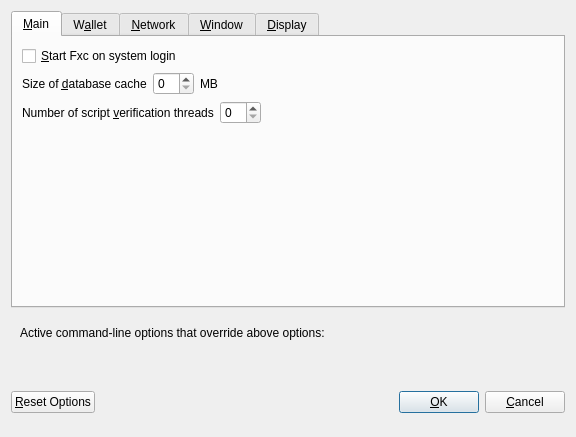
<?xml version="1.0" encoding="UTF-8"?>
<ui version="4.0">
 <class>OptionsDialog</class>
 <widget class="QDialog" name="OptionsDialog">
  <property name="geometry">
   <rect>
    <x>0</x>
    <y>0</y>
    <width>576</width>
    <height>402</height>
   </rect>
  </property>
  <property name="windowTitle">
   <string>Options</string>
  </property>
  <property name="modal">
   <bool>true</bool>
  </property>
  <layout class="QVBoxLayout" name="verticalLayout">
   <item>
    <widget class="QTabWidget" name="tabWidget">
     <property name="currentIndex">
      <number>0</number>
     </property>
     <widget class="QWidget" name="tabMain">
      <attribute name="title">
       <string>&amp;Main</string>
      </attribute>
      <layout class="QVBoxLayout" name="verticalLayout_Main">
       <item>
        <widget class="QCheckBox" name="bitcoinAtStartup">
         <property name="toolTip">
          <string>Automatically start Fxc after logging in to the system.</string>
         </property>
         <property name="text">
          <string>&amp;Start Fxc on system login</string>
         </property>
        </widget>
       </item>
       <item>
        <layout class="QHBoxLayout" name="horizontalLayout_2_Main">
         <item>
          <widget class="QLabel" name="databaseCacheLabel">
           <property name="text">
            <string>Size of &amp;database cache</string>
           </property>
           <property name="textFormat">
            <enum>Qt::PlainText</enum>
           </property>
           <property name="buddy">
            <cstring>databaseCache</cstring>
           </property>
          </widget>
         </item>
         <item>
          <widget class="QSpinBox" name="databaseCache"/>
         </item>
         <item>
          <widget class="QLabel" name="databaseCacheUnitLabel">
           <property name="text">
            <string>MB</string>
           </property>
           <property name="textFormat">
            <enum>Qt::PlainText</enum>
           </property>
          </widget>
         </item>
         <item>
          <spacer name="horizontalSpacer_2_Main">
           <property name="orientation">
            <enum>Qt::Horizontal</enum>
           </property>
           <property name="sizeHint" stdset="0">
            <size>
             <width>40</width>
             <height>20</height>
            </size>
           </property>
          </spacer>
         </item>
        </layout>
       </item>
       <item>
        <layout class="QHBoxLayout" name="horizontalLayout_3_Main">
         <item>
          <widget class="QLabel" name="threadsScriptVerifLabel">
           <property name="text">
            <string>Number of script &amp;verification threads</string>
           </property>
           <property name="textFormat">
            <enum>Qt::PlainText</enum>
           </property>
           <property name="buddy">
            <cstring>threadsScriptVerif</cstring>
           </property>
          </widget>
         </item>
         <item>
          <widget class="QSpinBox" name="threadsScriptVerif">
           <property name="toolTip">
            <string>(0 = auto, &lt;0 = leave that many cores free)</string>
           </property>
          </widget>
         </item>
         <item>
          <spacer name="horizontalSpacer_3_Main">
           <property name="orientation">
            <enum>Qt::Horizontal</enum>
           </property>
           <property name="sizeHint" stdset="0">
            <size>
             <width>40</width>
             <height>20</height>
            </size>
           </property>
          </spacer>
         </item>
        </layout>
       </item>
       <item>
        <spacer name="verticalSpacer_Main">
         <property name="orientation">
          <enum>Qt::Vertical</enum>
         </property>
         <property name="sizeHint" stdset="0">
          <size>
           <width>20</width>
           <height>40</height>
          </size>
         </property>
        </spacer>
       </item>
      </layout>
     </widget>
     <widget class="QWidget" name="tabWallet">
      <attribute name="title">
       <string>W&amp;allet</string>
      </attribute>
      <layout class="QVBoxLayout" name="verticalLayout_Wallet">
       <item>
        <widget class="QGroupBox" name="groupBox">
         <property name="title">
          <string>Expert</string>
         </property>
         <layout class="QVBoxLayout" name="verticalLayout_2">
          <item>
           <widget class="QCheckBox" name="coinControlFeatures">
            <property name="toolTip">
             <string>Whether to show coin control features or not.</string>
            </property>
            <property name="text">
             <string>Enable coin &amp;control features</string>
            </property>
           </widget>
          </item>
          <item>
           <widget class="QCheckBox" name="showMasternodesTab">
            <property name="toolTip">
             <string>Show additional tab listing all your masternodes in first sub-tab&lt;br/&gt;and all masternodes on the network in second sub-tab.</string>
            </property>
            <property name="text">
             <string>Show Masternodes Tab</string>
            </property>
           </widget>
          </item>
          <item>
           <widget class="QCheckBox" name="showAdvancedPSUI">
            <property name="toolTip">
             <string>Show additional information and buttons for PrivateSend on overview screen.</string>
            </property>
            <property name="text">
             <string>Enable advanced PrivateSend interface</string>
            </property>
           </widget>
          </item>
          <item>
           <widget class="QCheckBox" name="lowKeysWarning">
            <property name="toolTip">
             <string>Show warning dialog when PrivateSend detects that wallet has very low number of keys left.</string>
            </property>
            <property name="text">
             <string>Warn if PrivateSend is running out of keys</string>
            </property>
           </widget>
          </item>
          <item>
           <widget class="QCheckBox" name="privateSendMultiSession">
            <property name="toolTip">
             <string>Whether to use experimental PrivateSend mode with multiple mixing sessions per block.&lt;br/&gt;Note: You must use this feature carefully.&lt;br/&gt;Make sure you always have recent wallet (auto)backup in a safe place!</string>
            </property>
            <property name="text">
             <string>Enable PrivateSend &amp;multi-session</string>
            </property>
           </widget>
          </item>
          <item>
           <widget class="QCheckBox" name="spendZeroConfChange">
            <property name="toolTip">
             <string>If you disable the spending of unconfirmed change, the change from a transaction&lt;br/&gt;cannot be used until that transaction has at least one confirmation.&lt;br/&gt;This also affects how your balance is computed.</string>
            </property>
            <property name="text">
             <string>&amp;Spend unconfirmed change</string>
            </property>
           </widget>
          </item>
         </layout>
        </widget>
       </item>
       <item>
        <layout class="QHBoxLayout" name="horizontalLayout_4_Wallet">
         <item>
          <widget class="QLabel" name="label">
           <property name="toolTip">
            <string>This setting determines the amount of individual masternodes that an input will be anonymized through.&lt;br/&gt;More rounds of anonymization gives a higher degree of privacy, but also costs more in fees.</string>
           </property>
           <property name="text">
            <string>PrivateSend rounds to use</string>
           </property>
          </widget>
         </item>
         <item>
          <widget class="QSpinBox" name="privateSendRounds">
           <property name="minimum">
            <number>2</number>
           </property>
           <property name="maximum">
            <number>8</number>
           </property>
           <property name="value">
            <number>4</number>
           </property>
          </widget>
         </item>
        </layout>
       </item>
       <item>
        <layout class="QHBoxLayout" name="horizontalLayout">
         <item>
          <widget class="QLabel" name="label_2">
           <property name="toolTip">
            <string>This amount acts as a threshold to turn off PrivateSend once it's reached.</string>
           </property>
           <property name="statusTip">
            <string notr="true"/>
           </property>
           <property name="whatsThis">
            <string notr="true"/>
           </property>
           <property name="accessibleName">
            <string notr="true"/>
           </property>
           <property name="accessibleDescription">
            <string notr="true"/>
           </property>
           <property name="text">
            <string>Amount of Fxc to keep anonymized</string>
           </property>
          </widget>
         </item>
         <item>
          <widget class="QSpinBox" name="privateSendAmount">
           <property name="minimum">
            <number>2</number>
           </property>
           <property name="maximum">
            <number>2000</number>
           </property>
           <property name="singleStep">
            <number>10</number>
           </property>
           <property name="value">
            <number>1000</number>
           </property>
          </widget>
         </item>
        </layout>
       </item>
       <item>
        <spacer name="verticalSpacer_Wallet">
         <property name="orientation">
          <enum>Qt::Vertical</enum>
         </property>
         <property name="sizeHint" stdset="0">
          <size>
           <width>20</width>
           <height>40</height>
          </size>
         </property>
        </spacer>
       </item>
      </layout>
     </widget>
     <widget class="QWidget" name="tabNetwork">
      <attribute name="title">
       <string>&amp;Network</string>
      </attribute>
      <layout class="QVBoxLayout" name="verticalLayout_Network">
       <item>
        <widget class="QCheckBox" name="mapPortUpnp">
         <property name="toolTip">
          <string>Automatically open the Fxc client port on the router. This only works when your router supports UPnP and it is enabled.</string>
         </property>
         <property name="text">
          <string>Map port using &amp;UPnP</string>
         </property>
        </widget>
       </item>
       <item>
        <widget class="QCheckBox" name="allowIncoming">
         <property name="toolTip">
          <string>Accept connections from outside</string>
         </property>
         <property name="text">
          <string>Allow incoming connections</string>
         </property>
        </widget>
       </item>
       <item>
        <widget class="QCheckBox" name="connectSocks">
         <property name="toolTip">
          <string>Connect to the Fxc network through a SOCKS5 proxy.</string>
         </property>
         <property name="text">
          <string>&amp;Connect through SOCKS5 proxy (default proxy):</string>
         </property>
        </widget>
       </item>
       <item>
        <layout class="QHBoxLayout" name="horizontalLayout_1_Network">
         <item>
          <widget class="QLabel" name="proxyIpLabel">
           <property name="text">
            <string>Proxy &amp;IP:</string>
           </property>
           <property name="textFormat">
            <enum>Qt::PlainText</enum>
           </property>
           <property name="buddy">
            <cstring>proxyIp</cstring>
           </property>
          </widget>
         </item>
         <item>
          <widget class="QValidatedLineEdit" name="proxyIp">
           <property name="minimumSize">
            <size>
             <width>140</width>
             <height>0</height>
            </size>
           </property>
           <property name="maximumSize">
            <size>
             <width>140</width>
             <height>16777215</height>
            </size>
           </property>
           <property name="toolTip">
            <string>IP address of the proxy (e.g. IPv4: 127.0.0.1 / IPv6: ::1)</string>
           </property>
          </widget>
         </item>
         <item>
          <widget class="QLabel" name="proxyPortLabel">
           <property name="text">
            <string>&amp;Port:</string>
           </property>
           <property name="textFormat">
            <enum>Qt::PlainText</enum>
           </property>
           <property name="buddy">
            <cstring>proxyPort</cstring>
           </property>
          </widget>
         </item>
         <item>
          <widget class="QLineEdit" name="proxyPort">
           <property name="minimumSize">
            <size>
             <width>55</width>
             <height>0</height>
            </size>
           </property>
           <property name="maximumSize">
            <size>
             <width>55</width>
             <height>16777215</height>
            </size>
           </property>
           <property name="toolTip">
            <string>Port of the proxy (e.g. 9050)</string>
           </property>
          </widget>
         </item>
         <item>
          <spacer name="horizontalSpacer_1_Network">
           <property name="orientation">
            <enum>Qt::Horizontal</enum>
           </property>
           <property name="sizeHint" stdset="0">
            <size>
             <width>40</width>
             <height>20</height>
            </size>
           </property>
          </spacer>
         </item>
        </layout>
       </item>
       <item>
        <layout class="QHBoxLayout" name="horizontalLayout_2_Network">
         <item>
          <widget class="QLabel" name="proxyActiveNets">
           <property name="text">
            <string>Used for reaching peers via:</string>
           </property>
           <property name="textFormat">
            <enum>Qt::PlainText</enum>
           </property>
          </widget>
         </item>
         <item>
          <widget class="QCheckBox" name="proxyReachIPv4">
           <property name="enabled">
            <bool>false</bool>
           </property>
           <property name="toolTip">
            <string>Shows, if the supplied default SOCKS5 proxy is used to reach peers via this network type.</string>
           </property>
           <property name="text">
            <string/>
           </property>
          </widget>
         </item>
         <item>
          <widget class="QLabel" name="proxyReachIPv4Label">
           <property name="text">
            <string>IPv4</string>
           </property>
           <property name="textFormat">
            <enum>Qt::PlainText</enum>
           </property>
          </widget>
         </item>
         <item>
          <widget class="QCheckBox" name="proxyReachIPv6">
           <property name="enabled">
            <bool>false</bool>
           </property>
           <property name="toolTip">
            <string>Shows, if the supplied default SOCKS5 proxy is used to reach peers via this network type.</string>
           </property>
           <property name="text">
            <string/>
           </property>
          </widget>
         </item>
         <item>
          <widget class="QLabel" name="proxyReachIPv6Label">
           <property name="text">
            <string>IPv6</string>
           </property>
           <property name="textFormat">
            <enum>Qt::PlainText</enum>
           </property>
          </widget>
         </item>
         <item>
          <widget class="QCheckBox" name="proxyReachTor">
           <property name="enabled">
            <bool>false</bool>
           </property>
           <property name="toolTip">
            <string>Shows, if the supplied default SOCKS5 proxy is used to reach peers via this network type.</string>
           </property>
           <property name="text">
            <string/>
           </property>
          </widget>
         </item>
         <item>
          <widget class="QLabel" name="proxyReachTorLabel">
           <property name="text">
            <string>Tor</string>
           </property>
           <property name="textFormat">
            <enum>Qt::PlainText</enum>
           </property>
          </widget>
         </item>
         <item>
          <spacer name="horizontalSpacer_2_Network">
           <property name="orientation">
            <enum>Qt::Horizontal</enum>
           </property>
           <property name="sizeHint" stdset="0">
            <size>
             <width>40</width>
             <height>20</height>
            </size>
           </property>
          </spacer>
         </item>
        </layout>
       </item>
       <item>
        <widget class="QCheckBox" name="connectSocksTor">
         <property name="toolTip">
          <string>Connect to the Fxc network through a separate SOCKS5 proxy for Tor hidden services.</string>
         </property>
         <property name="text">
          <string>Use separate SOCKS5 proxy to reach peers via Tor hidden services:</string>
         </property>
        </widget>
       </item>
       <item>
        <layout class="QHBoxLayout" name="horizontalLayout_3_Network">
         <item>
          <widget class="QLabel" name="proxyIpTorLabel">
           <property name="text">
            <string>Proxy &amp;IP:</string>
           </property>
           <property name="textFormat">
            <enum>Qt::PlainText</enum>
           </property>
           <property name="buddy">
            <cstring>proxyIpTor</cstring>
           </property>
          </widget>
         </item>
         <item>
          <widget class="QValidatedLineEdit" name="proxyIpTor">
           <property name="minimumSize">
            <size>
             <width>140</width>
             <height>0</height>
            </size>
           </property>
           <property name="maximumSize">
            <size>
             <width>140</width>
             <height>16777215</height>
            </size>
           </property>
           <property name="toolTip">
            <string>IP address of the proxy (e.g. IPv4: 127.0.0.1 / IPv6: ::1)</string>
           </property>
          </widget>
         </item>
         <item>
          <widget class="QLabel" name="proxyPortTorLabel">
           <property name="text">
            <string>&amp;Port:</string>
           </property>
           <property name="textFormat">
            <enum>Qt::PlainText</enum>
           </property>
           <property name="buddy">
            <cstring>proxyPortTor</cstring>
           </property>
          </widget>
         </item>
         <item>
          <widget class="QLineEdit" name="proxyPortTor">
           <property name="minimumSize">
            <size>
             <width>55</width>
             <height>0</height>
            </size>
           </property>
           <property name="maximumSize">
            <size>
             <width>55</width>
             <height>16777215</height>
            </size>
           </property>
           <property name="toolTip">
            <string>Port of the proxy (e.g. 9050)</string>
           </property>
          </widget>
         </item>
         <item>
          <spacer name="horizontalSpacer_4_Network">
           <property name="orientation">
            <enum>Qt::Horizontal</enum>
           </property>
           <property name="sizeHint" stdset="0">
            <size>
             <width>40</width>
             <height>20</height>
            </size>
           </property>
          </spacer>
         </item>
        </layout>
       </item>
       <item>
        <spacer name="verticalSpacer_Network">
         <property name="orientation">
          <enum>Qt::Vertical</enum>
         </property>
         <property name="sizeHint" stdset="0">
          <size>
           <width>20</width>
           <height>40</height>
          </size>
         </property>
        </spacer>
       </item>
      </layout>
     </widget>
     <widget class="QWidget" name="tabWindow">
      <attribute name="title">
       <string>&amp;Window</string>
      </attribute>
      <layout class="QVBoxLayout" name="verticalLayout_Window">
       <item>
        <widget class="QCheckBox" name="hideTrayIcon">
         <property name="toolTip">
          <string>&amp;Hide the icon from the system tray.</string>
         </property>
         <property name="text">
          <string>Hide tray icon</string>
         </property>
        </widget>
       </item>
       <item>
        <widget class="QCheckBox" name="minimizeToTray">
         <property name="toolTip">
          <string>Show only a tray icon after minimizing the window.</string>
         </property>
         <property name="text">
          <string>&amp;Minimize to the tray instead of the taskbar</string>
         </property>
        </widget>
       </item>
       <item>
        <widget class="QCheckBox" name="minimizeOnClose">
         <property name="toolTip">
          <string>Minimize instead of exit the application when the window is closed. When this option is enabled, the application will be closed only after selecting Exit in the menu.</string>
         </property>
         <property name="text">
          <string>M&amp;inimize on close</string>
         </property>
        </widget>
       </item>
       <item>
        <spacer name="verticalSpacer_Window">
         <property name="orientation">
          <enum>Qt::Vertical</enum>
         </property>
         <property name="sizeHint" stdset="0">
          <size>
           <width>20</width>
           <height>40</height>
          </size>
         </property>
        </spacer>
       </item>
      </layout>
     </widget>
     <widget class="QWidget" name="tabDisplay">
      <attribute name="title">
       <string>&amp;Display</string>
      </attribute>
      <layout class="QVBoxLayout" name="verticalLayout_Display">
       <item>
        <layout class="QHBoxLayout" name="horizontalLayout_1_Display">
         <item>
          <widget class="QLabel" name="langLabel">
           <property name="text">
            <string>User Interface &amp;language:</string>
           </property>
           <property name="textFormat">
            <enum>Qt::PlainText</enum>
           </property>
           <property name="buddy">
            <cstring>lang</cstring>
           </property>
          </widget>
         </item>
         <item>
          <widget class="QValueComboBox" name="lang">
           <property name="toolTip">
            <string>The user interface language can be set here. This setting will take effect after restarting Fxc.</string>
           </property>
          </widget>
         </item>
        </layout>
       </item>
       <item>
        <widget class="QLabel" name="label_3">
         <property name="toolTip">
          <string notr="true"/>
         </property>
         <property name="statusTip">
          <string notr="true"/>
         </property>
         <property name="whatsThis">
          <string notr="true"/>
         </property>
         <property name="accessibleName">
          <string notr="true"/>
         </property>
         <property name="text">
          <string>Language missing or translation incomplete? Help contributing translations here:
https://www.transifex.com/projects/p/fxc/</string>
         </property>
         <property name="wordWrap">
          <bool>true</bool>
         </property>
         <property name="openExternalLinks">
          <bool>true</bool>
         </property>
         <property name="textInteractionFlags">
          <set>Qt::TextBrowserInteraction</set>
         </property>
        </widget>
       </item>
       <item>
        <layout class="QHBoxLayout" name="horizontalLayout_4_Display" stretch="0,0">
         <item>
          <widget class="QLabel" name="themeLabel">
           <property name="text">
            <string>User Interface Theme:</string>
           </property>
          </widget>
         </item>
         <item>
          <widget class="QValueComboBox" name="theme"/>
         </item>
        </layout>
       </item>
       <item>
        <widget class="Line" name="line">
         <property name="orientation">
          <enum>Qt::Horizontal</enum>
         </property>
        </widget>
       </item>
       <item>
        <layout class="QHBoxLayout" name="horizontalLayout_2_Display">
         <item>
          <widget class="QLabel" name="unitLabel">
           <property name="text">
            <string>&amp;Unit to show amounts in:</string>
           </property>
           <property name="textFormat">
            <enum>Qt::PlainText</enum>
           </property>
           <property name="buddy">
            <cstring>unit</cstring>
           </property>
          </widget>
         </item>
         <item>
          <widget class="QValueComboBox" name="unit">
           <property name="toolTip">
            <string>Choose the default subdivision unit to show in the interface and when sending coins.</string>
           </property>
          </widget>
         </item>
        </layout>
       </item>
       <item>
        <layout class="QHBoxLayout" name="horizontalLayout_5_Display">
         <item>
          <widget class="QLabel" name="digitsLabel">
           <property name="text">
            <string>Decimal digits</string>
           </property>
          </widget>
         </item>
         <item>
          <widget class="QValueComboBox" name="digits"/>
         </item>
        </layout>
       </item>
       <item>
        <layout class="QHBoxLayout" name="horizontalLayout_3_Display">
         <item>
          <widget class="QLabel" name="thirdPartyTxUrlsLabel">
           <property name="toolTip">
            <string>Third party URLs (e.g. a block explorer) that appear in the transactions tab as context menu items.&lt;br/&gt;%s in the URL is replaced by transaction hash. Multiple URLs are separated by vertical bar |.</string>
           </property>
           <property name="text">
            <string>Third party transaction URLs</string>
           </property>
           <property name="buddy">
            <cstring>thirdPartyTxUrls</cstring>
           </property>
          </widget>
         </item>
         <item>
          <widget class="QLineEdit" name="thirdPartyTxUrls">
           <property name="toolTip">
            <string>Third party URLs (e.g. a block explorer) that appear in the transactions tab as context menu items.&lt;br/&gt;%s in the URL is replaced by transaction hash. Multiple URLs are separated by vertical bar |.</string>
           </property>
          </widget>
         </item>
        </layout>
       </item>
       <item>
        <spacer name="verticalSpacer">
         <property name="orientation">
          <enum>Qt::Vertical</enum>
         </property>
         <property name="sizeHint" stdset="0">
          <size>
           <width>20</width>
           <height>40</height>
          </size>
         </property>
        </spacer>
       </item>
      </layout>
     </widget>
    </widget>
   </item>
   <item>
    <widget class="QFrame" name="frame">
     <layout class="QVBoxLayout" name="verticalLayout_Bottom">
      <item>
       <layout class="QHBoxLayout" name="horizontalLayout_Bottom">
        <item>
         <widget class="QLabel" name="overriddenByCommandLineInfoLabel">
          <property name="text">
           <string>Active command-line options that override above options:</string>
          </property>
          <property name="textFormat">
           <enum>Qt::PlainText</enum>
          </property>
         </widget>
        </item>
        <item>
         <spacer name="horizontalSpacer_Bottom">
          <property name="orientation">
           <enum>Qt::Horizontal</enum>
          </property>
          <property name="sizeHint" stdset="0">
           <size>
            <width>40</width>
            <height>20</height>
           </size>
          </property>
         </spacer>
        </item>
       </layout>
      </item>
      <item>
       <widget class="QLabel" name="overriddenByCommandLineLabel">
        <property name="text">
         <string/>
        </property>
        <property name="textFormat">
         <enum>Qt::PlainText</enum>
        </property>
        <property name="wordWrap">
         <bool>true</bool>
        </property>
       </widget>
      </item>
     </layout>
    </widget>
   </item>
   <item>
    <layout class="QHBoxLayout" name="horizontalLayout_Buttons">
     <item>
      <widget class="QPushButton" name="resetButton">
       <property name="toolTip">
        <string>Reset all client options to default.</string>
       </property>
       <property name="text">
        <string>&amp;Reset Options</string>
       </property>
       <property name="autoDefault">
        <bool>false</bool>
       </property>
      </widget>
     </item>
     <item>
      <spacer name="horizontalSpacer_1">
       <property name="orientation">
        <enum>Qt::Horizontal</enum>
       </property>
       <property name="sizeHint" stdset="0">
        <size>
         <width>40</width>
         <height>48</height>
        </size>
       </property>
      </spacer>
     </item>
     <item>
      <widget class="QLabel" name="statusLabel">
       <property name="minimumSize">
        <size>
         <width>200</width>
         <height>0</height>
        </size>
       </property>
       <property name="font">
        <font>
         <weight>75</weight>
         <bold>true</bold>
        </font>
       </property>
       <property name="text">
        <string/>
       </property>
       <property name="textFormat">
        <enum>Qt::PlainText</enum>
       </property>
       <property name="wordWrap">
        <bool>true</bool>
       </property>
      </widget>
     </item>
     <item>
      <spacer name="horizontalSpacer_2">
       <property name="orientation">
        <enum>Qt::Horizontal</enum>
       </property>
       <property name="sizeHint" stdset="0">
        <size>
         <width>40</width>
         <height>48</height>
        </size>
       </property>
      </spacer>
     </item>
     <item>
      <widget class="QPushButton" name="okButton">
       <property name="text">
        <string>&amp;OK</string>
       </property>
       <property name="autoDefault">
        <bool>false</bool>
       </property>
       <property name="default">
        <bool>true</bool>
       </property>
      </widget>
     </item>
     <item>
      <widget class="QPushButton" name="cancelButton">
       <property name="text">
        <string>&amp;Cancel</string>
       </property>
       <property name="autoDefault">
        <bool>false</bool>
       </property>
      </widget>
     </item>
    </layout>
   </item>
  </layout>
 </widget>
 <customwidgets>
  <customwidget>
   <class>QValidatedLineEdit</class>
   <extends>QLineEdit</extends>
   <header>qvalidatedlineedit.h</header>
  </customwidget>
  <customwidget>
   <class>QValueComboBox</class>
   <extends>QComboBox</extends>
   <header>qvaluecombobox.h</header>
  </customwidget>
 </customwidgets>
 <resources/>
 <connections/>
</ui>
